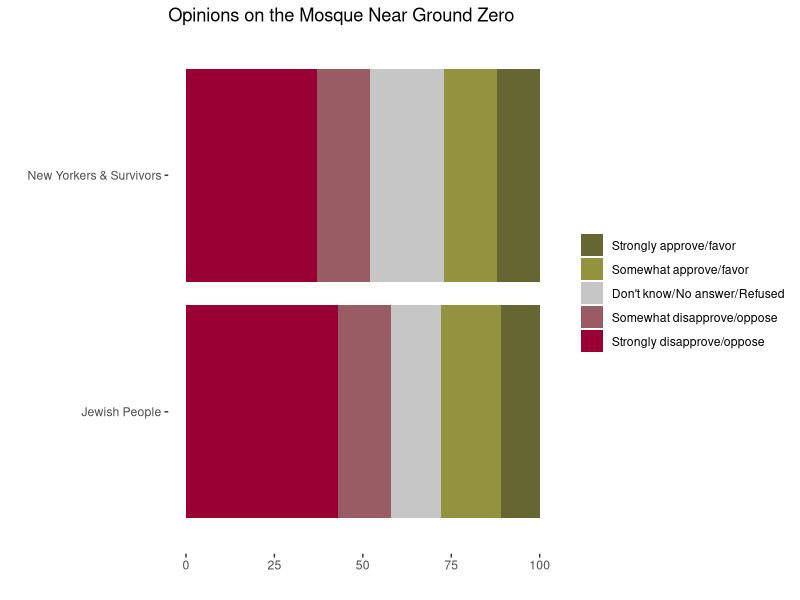

Here is the R script that generated this plot: (Note: this script raises an error after producing the figure.)
## ---- chunk 1
data <- read.csv("data_mosque.csv")
data_needed <- data[1:10,1:3] ##select data needed for chart, keep other survey for question wording

data_needed$Survey <- factor(data_needed$QuestionID, #label surveys
                             levels=c("USMCLAUG.11JEWS.R25","USCBSNYT.090811.R36"),
                             labels=c("Jewish People", "New Yorkers & Survivors"))

##recode answers to match between surveys
data_needed$RespLvl[data_needed$RespTxt=="Strongly approve" | data_needed$RespTxt=="Favor strongly"] <- 1
data_needed$RespLvl[data_needed$RespTxt=="Somewhat approve" | data_needed$RespTxt=="Favor not strongly"] <- 2
data_needed$RespLvl[data_needed$RespTxt=="Don't know/Refused" | data_needed$RespTxt=="Don't know/No answer"] <- 3
data_needed$RespLvl[data_needed$RespTxt=="Somewhat disapprove" | data_needed$RespTxt=="Oppose not strongly"] <- 4
data_needed$RespLvl[data_needed$RespTxt=="Strongly disapprove" | data_needed$RespTxt=="Oppose strongly"] <- 5

data_needed$RespLvl <- factor(data_needed$RespLvl,
                              levels=c(1,2,3,4,5),
                              labels=c("Strongly approve/favor", "Somewhat approve/favor", "Don't know/No answer/Refused", "Somewhat disapprove/oppose", "Strongly disapprove/oppose"))

##sort data
data_needed <- data_needed[order(data_needed$RespLvl),]
## ---- chunk 2
library(ggplot2)
mosque_table <- ggplot(data_needed, aes(x=data_needed$Survey, y=data_needed$RespPct, fill=data_needed$RespLvl)) +
  geom_bar(stat="identity") +
  coord_flip() +
  theme_classic() +
  theme(axis.line = element_blank()) +
  xlab("") +
  ylab("") +
  guides(fill=guide_legend(title=NULL)) +
  ggtitle("Opinions on the Mosque Near Ground Zero") +
  scale_fill_manual(values=c("#666633", "#93933F", "#C6C6C6", "#9A5C64", "#990033")
)
mosque_table
## ---- chunk 3
match_data <- function (frame, column, var1, var2, newcol, newlevel) { ##see description above
frame$newcol[frame$column==var1 | frame$column==var2] <- newlevel
}
##test, doesn't quite work yet
match_data(frame=data_needed, column=RespTxt, var1="Strongly approve", var2="Favor Strongly", newcol=RespLvlTest, newlevel=1)
